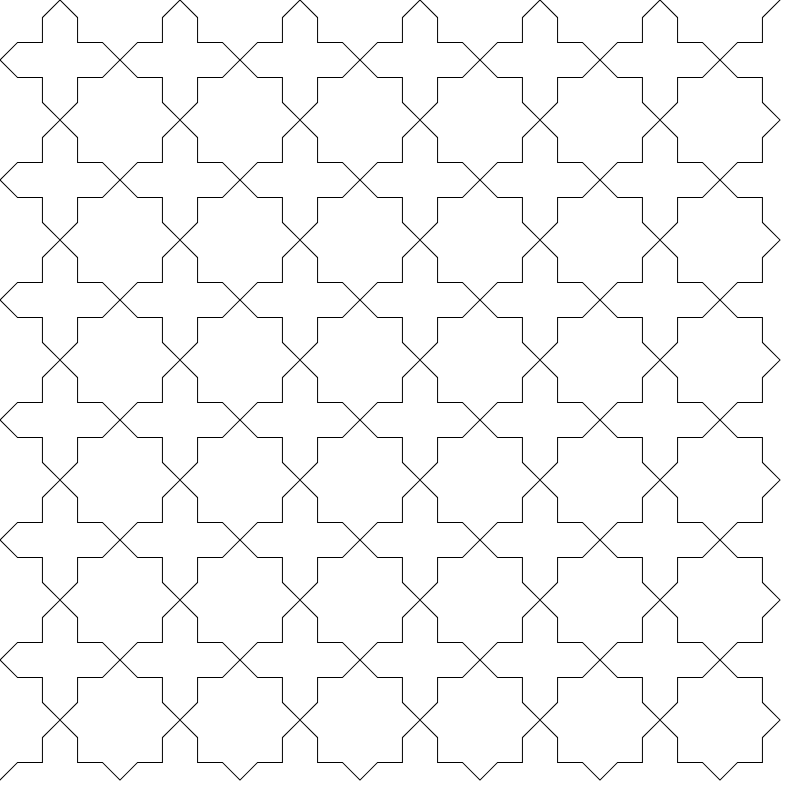
Frame 1 (no input)
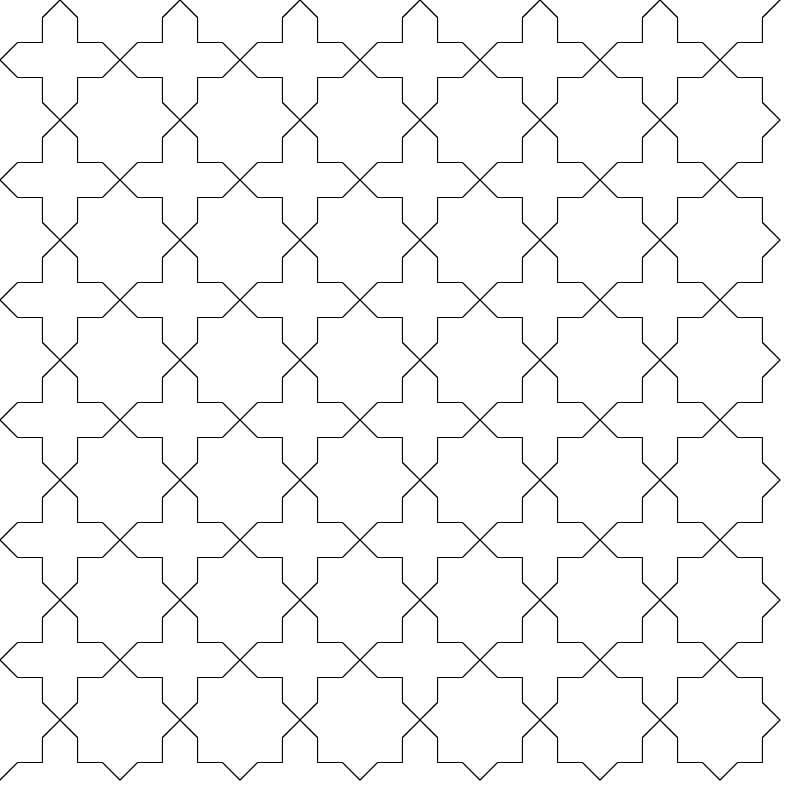
Frame 2 (the mouse pressed at the canvas centre, redrawn once)

The p5.js sketch that drew these frames (run headless with seeded random() and noise() and a simulated clock; the mouse was pressed at the canvas centre and the sketch redrawn once):

// p5.js sketch
// ── sketch.js
/*
Code written by Selcuk ARTUT 2022
Geometric Patterns with Creative Coding 
All rights reserved
*/

// Motif class
class Motif {
    constructor(a) {
        this.a = a;
    }

    display() {
        push();
            rotate(22.5);
            let b = this.a * (sin(45) / sin(112.5));
            beginShape();
            for (let i = 0; i < 8; i++) {
                let sx = cos(i * 45) * b;
                let sy = sin(i * 45) * b;
                vertex(sx, sy);
                sx = this.a * cos(i * 45 + 45 * 0.5);
                sy = this.a * sin(i * 45 + 45 * 0.5);
                vertex(sx, sy);
            }
            endShape(CLOSE);
        pop();
    }
}

//scale factor
let a = 60;
let motif = new Motif(a);
let nRow;
let nCol;
let dx, dy;

function setup() {
    createCanvas(800, 800);
    angleMode(DEGREES);
    noFill();
    noLoop();

    let b = a * (sin(45) / sin(112.5));

    dx = 2 * a;
    dy = dx;

    //approximate the nRow and nCol values
    nRow = ceil(height / dy);
    nCol = ceil(width / dx);
}

function draw() {
    for (let c = 0; c < nCol; c++) {
        for (let r = 0; r < nRow; r++) {
            push();
                translate(c * dx, r * dy);
                motif.display();
            pop();
        }
    }
}
